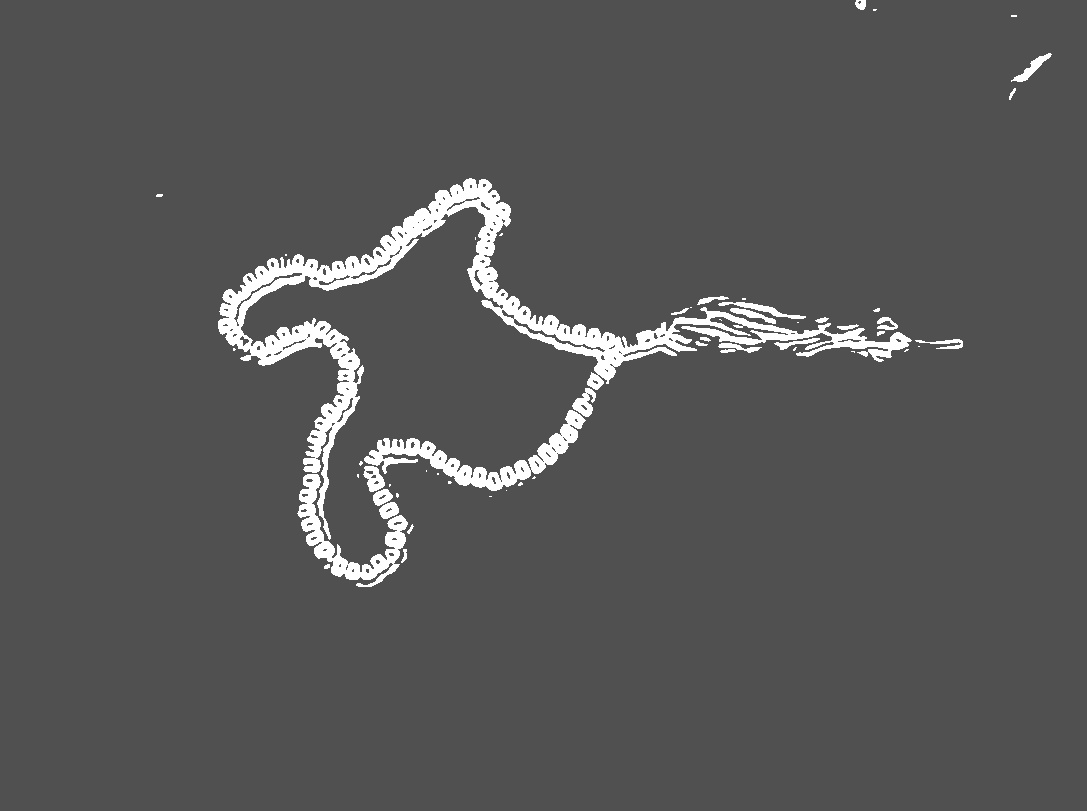

The Python source for this figure:
import cv2
import math
import numpy as np
import matplotlib
matplotlib.use('TkAgg')
from scipy.signal import convolve2d

sigma = 3


def get_gaussian_filter(sigma):
    x, y = np.meshgrid(np.linspace(-3*sigma, 3*sigma, 6*sigma), np.linspace(-3*sigma, 3*sigma, 6*sigma))
    d =x * x + y * y
    g = 1.0/(2.0 * math.pi * (sigma**2)) * np.exp(-(d / (2.0 * sigma ** 2)))

    return x, y, g


def calculate_grad_mag(ver, hor):
    ver_power = ver**2
    hor_power = hor**2
    return np.power(ver_power + hor_power, 0.5)


def calculate_gard_dir(ver, hor):
    return np.arctan(hor/ver)


def _get_dis(divided_item, item):
    return np.linalg.norm(item - divided_item)


if __name__ == "__main__":
    x, y, g = get_gaussian_filter(sigma)
    dx, dy = np.gradient(g)

    img = cv2.imread('tasbih.jpg', 0)

    ver = convolve2d(img, dx, 'valid')
    hor = convolve2d(img, dy, 'valid')

    grad_mag = calculate_grad_mag(ver, hor)

    grad_dir = calculate_gard_dir(ver, hor)

    threshold = np.mean(grad_mag) * 4
    new_grad = np.zeros(grad_mag.shape)
    new_grad[grad_mag > threshold] = 255
    new_grad[grad_mag < threshold] = 75
    cv2.imwrite('tasbih_edge.jpg', new_grad)
